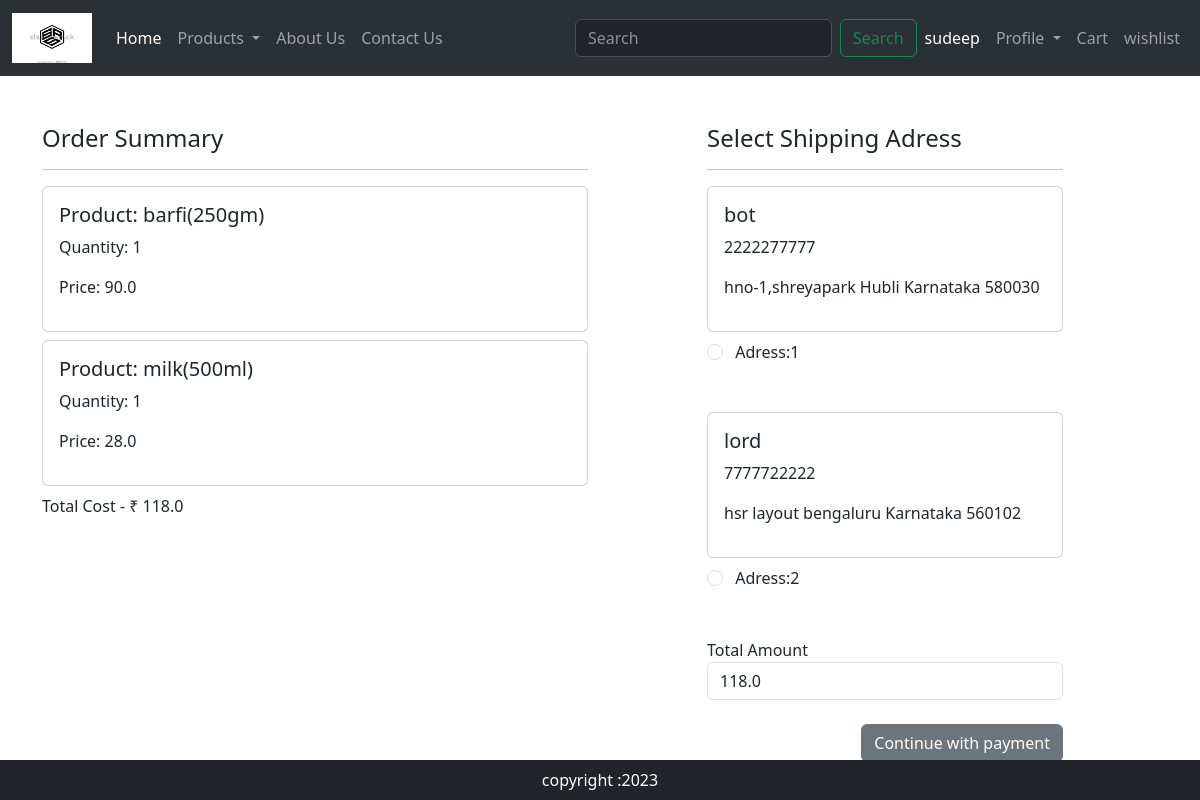
/checkout/ (signed in), run on an earlier commit of the app's database.
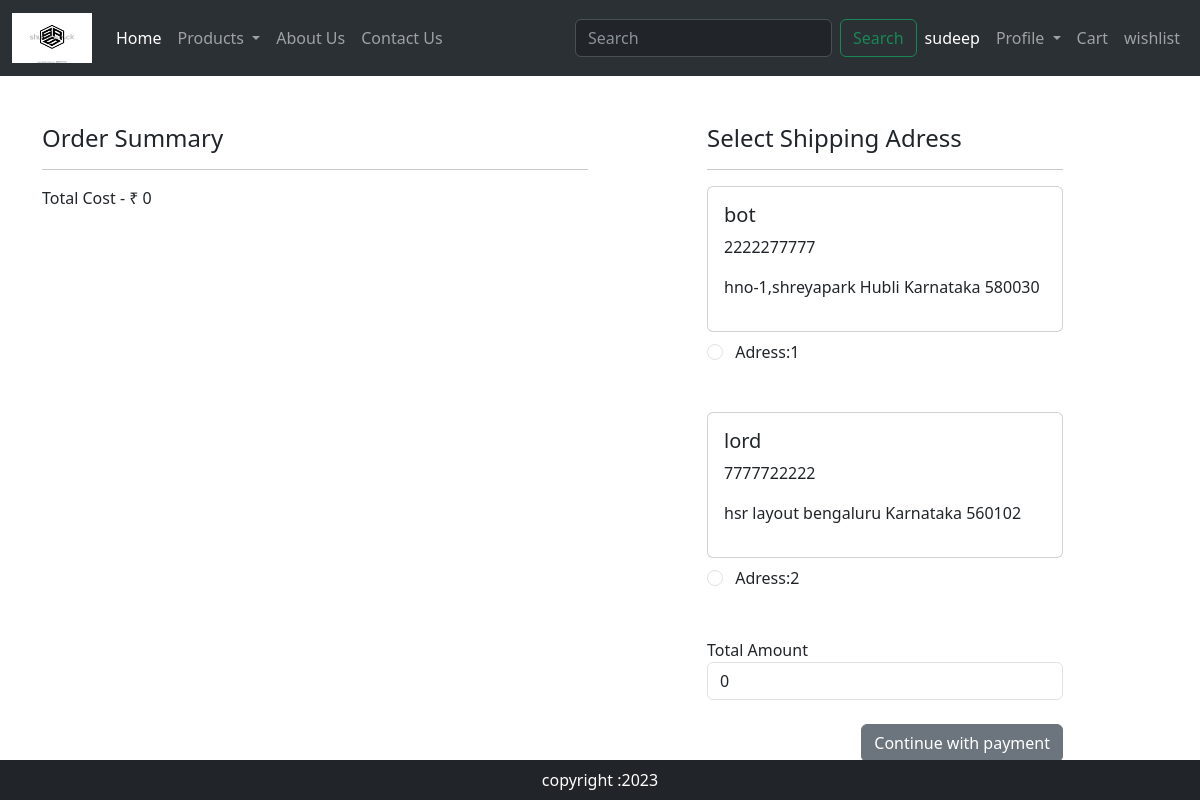
And on a later commit of the database.
### ecommapp/models.py (models this page shows, shortened)
class Cart(models.Model):
    user=models.ForeignKey(User,on_delete=models.CASCADE)
    product=models.ForeignKey(Product,on_delete=models.CASCADE)
    quantity=models.PositiveIntegerField(default=1)

class Product(models.Model):
    title=models.CharField(max_length=100)
    price=models.FloatField()
    description=models.TextField()
    category=models.CharField(choices=CATEGORY_CHOICES,max_length=15)
    image=models.ImageField(upload_to='product')

class Customer(models.Model):
    user=models.ForeignKey(User,on_delete=models.CASCADE)
    name=models.CharField(max_length=100)
    locality=models.CharField(max_length=200)
    city=models.CharField(max_length=100)
    pincode=models.IntegerField()
    state=models.CharField(choices=STATE_CHOICES,max_length=30)
    mobileno=models.IntegerField()

### ecommapp/views.py (the view, shortened to what this page needs)
# urls.py: path('checkout/',views.checkout,name='checkout'),
def checkout(request):
    add=Customer.objects.filter(user=request.user)
    cart_items=Cart.objects.filter(user=request.user)
    amount=0
    for p in cart_items:
        val=p.quantity * p.product.price
        amount+=val
    totalamount=amount
    razoramount=int(totalamount * 100)
    client = razorpay.Client(auth=(settings.RAZOR_KEY_ID, settings.RAZOR_KEY_SECRET))
    data = { "amount": razoramount, "currency": "INR", "receipt": "order_rcptid_11" }
    payment_response = client.order.create(data=data)
    print(payment_response)
    order_id=payment_response['id']
    order_status=payment_response['status']
    return render(request,'ecommapp/checkout.html',locals())

### ecommapp/templates/ecommapp/checkout.html (shortened to what this page needs)
{% extends 'main.html' %}
{% load static %}
{% block main%}
<div class="container">
    <div class="row mt-5">
        <div class="col-sm-6">
            <h4>Order Summary</h4>
            <hr>
            {% for item in cart_items %}
                <div class="card mb-2">
                    <div class="card-body">
                        <h5> Product: {{item.product.title}} </h5>
                        <p> Quantity: {{item.quantity}} </p>
                        <p> Price:  {{item.product.price}} </p>
                    </div>
                </div>
            {% endfor %}
            <p>Total Cost - ₹ {{totalamount}} </p>
        </div>
        <div class="col-sm-4 offset-sm-1">
            <h4>Select Shipping Adress</h4>
            <hr>
            <form action="" method="POST" id="my-form">
                {% for ad in add %}
                <div class="card">
                    <div class="card-body">
                        <h5> {{ad.name}} </h5>
                        <p> {{ad.mobileno}} </p>
                        <p> {{ad.locality}}  {{ad.city}}  {{ad.state}}  {{ad.pincode}} </p>
                    </div>
                </div>
                <div class="form-check mt-2 mb-5">
                    <input class="form-check-input" type="radio" name="custid" id="custadd{{forloop.counter}}" value="{{ad.id}}">
                    Adress:{{forloop.counter}}
                </div>
                {% endfor %}
                <div>
                    <label for="">Total Amount</label>
                    <input type="number" name="totalamount" class="form-control" id="" value={{totalamount}} readonly><br>
                </div>
                <div>
                    <button id="rzp-button1" type="submit" class="btn btn-secondary" style="float: right;" >Continue with payment</button>
                </div>
            </form>
        </div>
    </div>
</div>
{% endblock %}

What changed in the data, as far as the page shows it:
removed Cart: product "barfi(250gm)", quantity "1", product.price "90.0"
removed Cart: product "milk(500ml)", quantity "1", product.price "28.0"
Also different on the page:
{{ totalamount }}: "118.0" → "0"
form field totalamount: "118.0" → "0"
